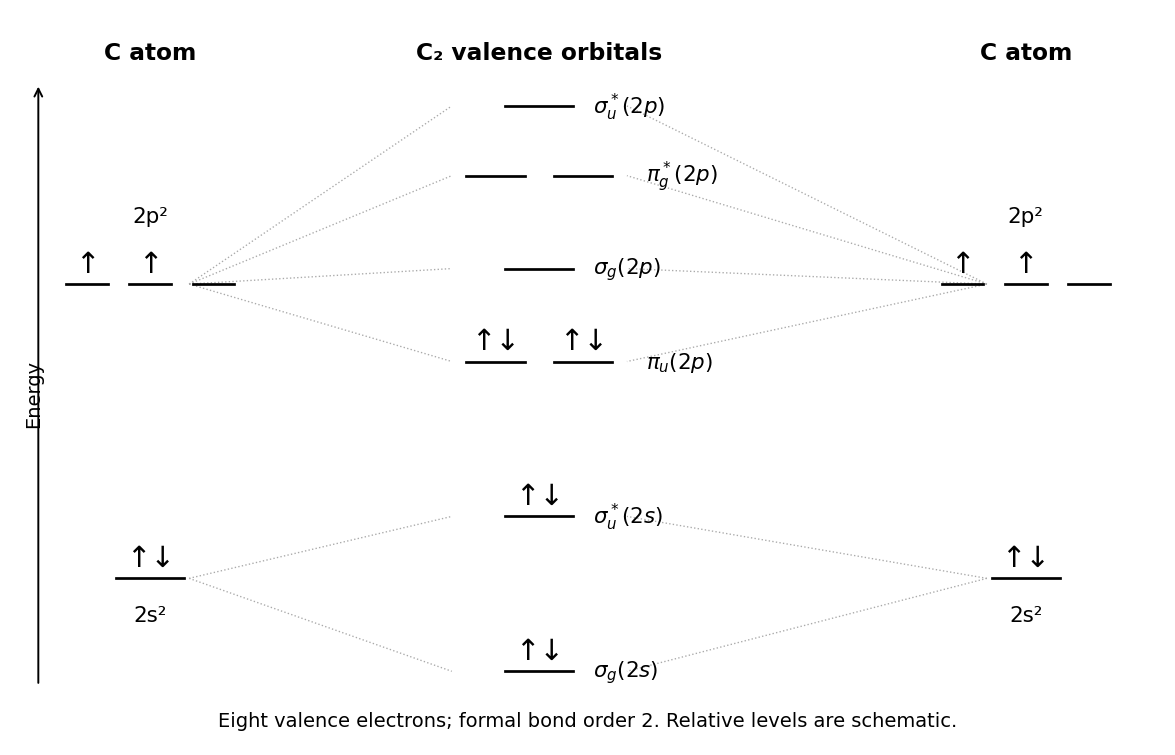

This chart was generated by the following Python code:
"""Original formal valence-MO diagram for C2; NST IA Chemistry 2024 Q2."""
import matplotlib
matplotlib.use('Agg')
import matplotlib.pyplot as plt

fig,ax=plt.subplots(figsize=(8.5,5.5),facecolor='white');ax.set(xlim=(-.4,11.4),ylim=(-4.9,4.5));ax.axis('off')
def level(x,y,label='',occ=0,width=.7):
    ax.plot([x-width/2,x+width/2],[y,y],color='black',lw=1.4)
    if label:ax.text(x+.55,y,label,va='center',fontsize=11)
    if occ:ax.text(x,y+.08,'↑↓' if occ==2 else '↑',ha='center',va='bottom',fontsize=15)
for x in [1.0,10.0]:
    level(x,-2.8,occ=2)
    for off,oc in zip([-.65,0,.65],[1,1,0]):level(x+off,1.0,occ=oc,width=.43)
    ax.text(x,3.9,'C atom',ha='center',fontsize=12,weight='bold')
    ax.text(x,-3.35,'2s²',ha='center',fontsize=11);ax.text(x,1.8,'2p²',ha='center',fontsize=11)
for y,label,occ in [(-4,r'$\sigma_g(2s)$',2),(-2,r'$\sigma_u^*(2s)$',2),(1.2,r'$\sigma_g(2p)$',0),(3.3,r'$\sigma_u^*(2p)$',0)]:level(5,y,label,occ)
for y,label,occ in [(0,r'$\pi_u(2p)$',2),(2.4,r'$\pi_g^*(2p)$',0)]:
    level(4.55,y,occ=occ,width=.6);level(5.45,y,occ=occ,width=.6);ax.text(6.1,y,label,va='center',fontsize=11)
for x in [1.4,9.6]:
    for ya,yb in [(-2.8,-4),(-2.8,-2),(1,0),(1,1.2),(1,2.4),(1,3.3)]:ax.plot([x,4.1 if x<5 else 5.9],[ya,yb],color='#aaaaaa',ls=':',lw=.7,zorder=0)
ax.annotate('',(-.15,3.6),(-.15,-4.2),arrowprops={'arrowstyle':'->'});ax.text(-.3,-.4,'Energy',rotation=90,va='center')
ax.text(5,3.9,'C₂ valence orbitals',ha='center',fontsize=12,weight='bold')
ax.text(5.5,-4.7,'Eight valence electrons; formal bond order 2. Relative levels are schematic.',ha='center',fontsize=10)
fig.tight_layout();fig.savefig('paper-1-carbon-orbitals.png',dpi=140,facecolor='white',bbox_inches='tight');plt.close(fig)
